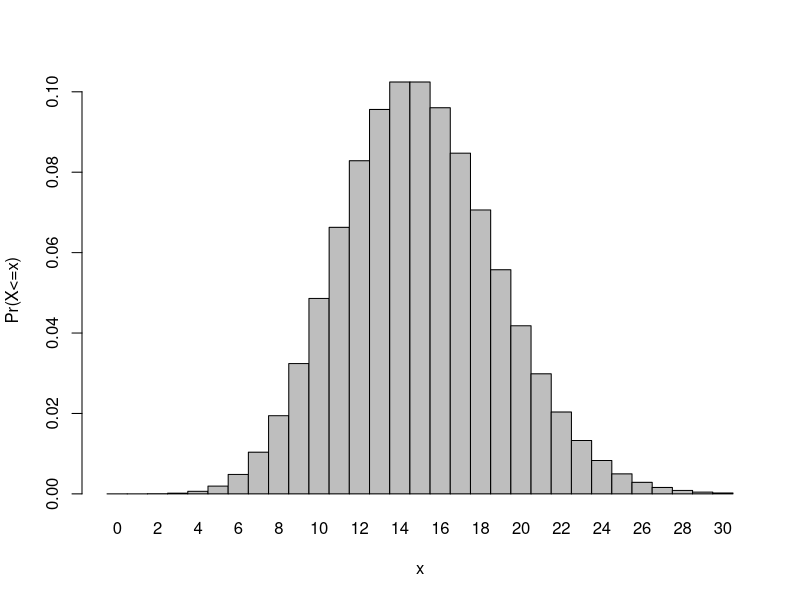
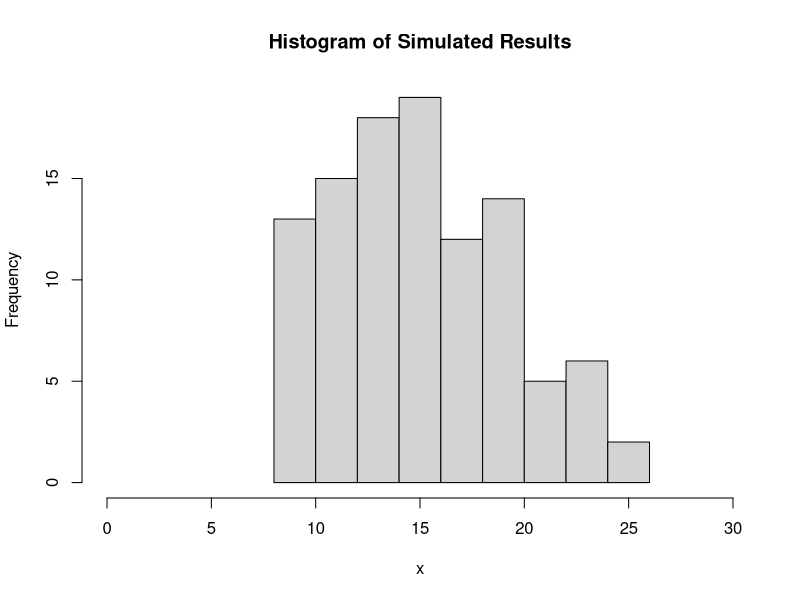

The R source for these figures, in order:
## ---- chunk 1
a<- ppois(q=8, lambda = 15,lower.tail = FALSE)
a
b<- dpois(x=0, lambda = 15)
b
c<- dpois(x=3, lambda = 15)
c
d<- barplot(dpois(x= 0:30, lambda = 15), space = 0, names.arg = 0:30, ylab = "Pr(X<=x)", xlab= "x")
d
e<- rpois(n=104, lambda = 15)
e
f<- hist(e, xlim = c(0,30), xlab = "x", main = "Histogram of Simulated Results")
f
